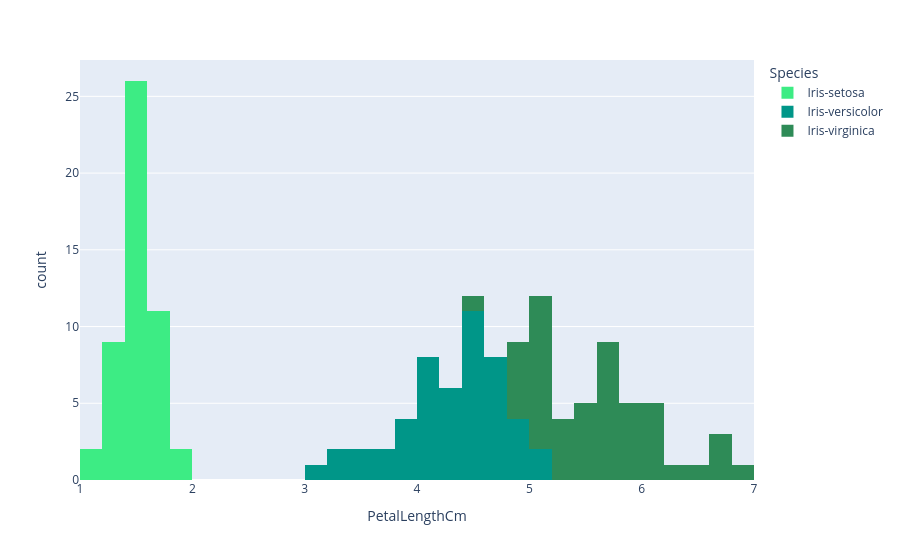

Write notebook code for a chart like this one.
### Code cell
fig = px.histogram(data_frame=iris, x='PetalLengthCm',color='Species',color_discrete_sequence=['#3dec84 ','#009688 ','#2E8B57 '],nbins=30)
fig.show()

### Figure 1 — Plotly figure (JSON) as saved in the notebook; plotly's stock layout.template omitted (floating-point values rounded to 4 significant figures)
{"data": [{"bingroup": "x", "hovertemplate": "Species=Iris-setosa<br>PetalLengthCm=%{x}<br>count=%{y}<extra></extra>", "legendgroup": "Iris-setosa", "marker": {"color": "#3dec84 ", "pattern": {"shape": ""}}, "name": "Iris-setosa", "nbinsx": 30, "orientation": "v", "showlegend": true, "type": "histogram", "x": [1.4, 1.4, 1.3, 1.5, 1.4, 1.7, 1.4, 1.5, 1.4, 1.5, 1.5, 1.6, 1.4, 1.1, 1.2, 1.5, 1.3, 1.4, 1.7, 1.5, 1.7, 1.5, 1.0, 1.7, 1.9, 1.6, 1.6, 1.5, 1.4, 1.6, 1.6, 1.5, 1.5, 1.4, 1.5, 1.2, 1.3, 1.5, 1.3, 1.5, 1.3, 1.3, 1.3, 1.6, 1.9, 1.4, 1.6, 1.4, 1.5, 1.4], "xaxis": "x", "yaxis": "y"}, {"bingroup": "x", "hovertemplate": "Species=Iris-versicolor<br>PetalLengthCm=%{x}<br>count=%{y}<extra></extra>", "legendgroup": "Iris-versicolor", "marker": {"color": "#009688 ", "pattern": {"shape": ""}}, "name": "Iris-versicolor", "nbinsx": 30, "orientation": "v", "showlegend": true, "type": "histogram", "x": [4.7, 4.5, 4.9, 4.0, 4.6, 4.5, 4.7, 3.3, 4.6, 3.9, 3.5, 4.2, 4.0, 4.7, 3.6, 4.4, 4.5, 4.1, 4.5, 3.9, 4.8, 4.0, 4.9, 4.7, 4.3, 4.4, 4.8, 5.0, 4.5, 3.5, 3.8, 3.7, 3.9, 5.1, 4.5, 4.5, 4.7, 4.4, 4.1, 4.0, 4.4, 4.6, 4.0, 3.3, 4.2, 4.2, 4.2, 4.3, 3.0, 4.1], "xaxis": "x", "yaxis": "y"}, {"bingroup": "x", "hovertemplate": "Species=Iris-virginica<br>PetalLengthCm=%{x}<br>count=%{y}<extra></extra>", "legendgroup": "Iris-virginica", "marker": {"color": "#2E8B57 ", "pattern": {"shape": ""}}, "name": "Iris-virginica", "nbinsx": 30, "orientation": "v", "showlegend": true, "type": "histogram", "x": [6.0, 5.1, 5.9, 5.6, 5.8, 6.6, 4.5, 6.3, 5.8, 6.1, 5.1, 5.3, 5.5, 5.0, 5.1, 5.3, 5.5, 6.7, 6.9, 5.0, 5.7, 4.9, 6.7, 4.9, 5.7, 6.0, 4.8, 4.9, 5.6, 5.8, 6.1, 6.4, 5.6, 5.1, 5.6, 6.1, 5.6, 5.5, 4.8, 5.4, 5.6, 5.1, 5.1, 5.9, 5.7, 5.2, 5.0, 5.2, 5.4, 5.1], "xaxis": "x", "yaxis": "y"}], "layout": {"barmode": "relative", "legend": {"title": {"text": "Species"}, "tracegroupgap": 0}, "margin": {"t": 60}, "xaxis": {"anchor": "y", "domain": [0, 1], "title": {"text": "PetalLengthCm"}}, "yaxis": {"anchor": "x", "domain": [0, 1], "title": {"text": "count"}}}}
